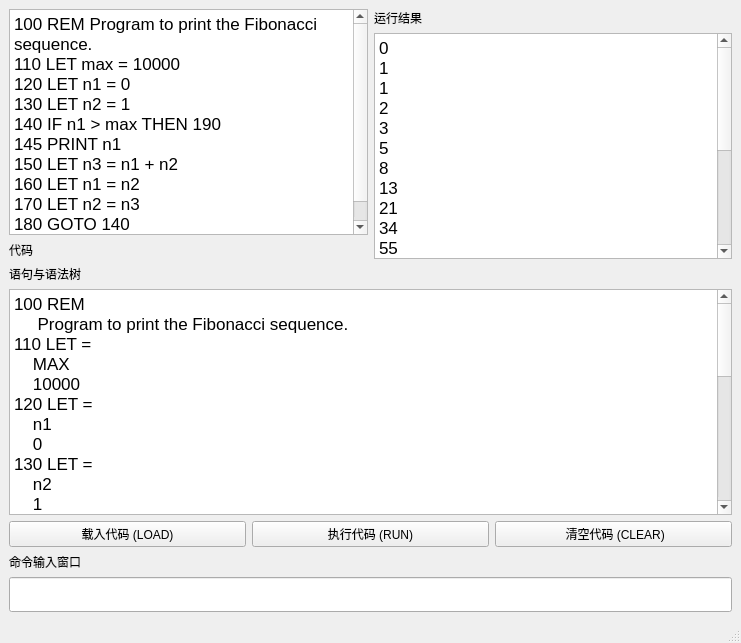
<?xml version="1.0" encoding="UTF-8"?>
<ui version="4.0">
 <class>MainWindow</class>
 <widget class="QMainWindow" name="MainWindow">
  <property name="geometry">
   <rect>
    <x>0</x>
    <y>0</y>
    <width>741</width>
    <height>643</height>
   </rect>
  </property>
  <property name="sizePolicy">
   <sizepolicy hsizetype="Preferred" vsizetype="Preferred">
    <horstretch>0</horstretch>
    <verstretch>0</verstretch>
   </sizepolicy>
  </property>
  <property name="windowTitle">
   <string>GuiBasic</string>
  </property>
  <widget class="QWidget" name="centralwidget">
   <property name="sizePolicy">
    <sizepolicy hsizetype="Expanding" vsizetype="Expanding">
     <horstretch>0</horstretch>
     <verstretch>0</verstretch>
    </sizepolicy>
   </property>
   <layout class="QHBoxLayout" name="horizontalLayout_3">
    <item>
     <layout class="QVBoxLayout" name="verticalLayout">
      <item>
       <layout class="QHBoxLayout" name="horizontalLayout">
        <item>
         <layout class="QVBoxLayout" name="verticalLayout_2">
          <item>
           <widget class="QTextBrowser" name="CodeDisplay">
            <property name="readOnly">
             <bool>true</bool>
            </property>
            <property name="html">
             <string>&lt;!DOCTYPE HTML PUBLIC &quot;-//W3C//DTD HTML 4.0//EN&quot; &quot;http://www.w3.org/TR/REC-html40/strict.dtd&quot;&gt;
&lt;html&gt;&lt;head&gt;&lt;meta name=&quot;qrichtext&quot; content=&quot;1&quot; /&gt;&lt;style type=&quot;text/css&quot;&gt;
p, li { white-space: pre-wrap; }
&lt;/style&gt;&lt;/head&gt;&lt;body style=&quot; font-family:'SimSun'; font-size:9pt; font-weight:400; font-style:normal;&quot;&gt;
&lt;p style=&quot; margin-top:0px; margin-bottom:0px; margin-left:0px; margin-right:0px; -qt-block-indent:0; text-indent:0px;&quot;&gt;&lt;span style=&quot; font-family:'.AppleSystemUIFont'; font-size:13pt;&quot;&gt;100 REM Program to print the Fibonacci sequence.&lt;/span&gt;&lt;/p&gt;
&lt;p style=&quot; margin-top:0px; margin-bottom:0px; margin-left:0px; margin-right:0px; -qt-block-indent:0; text-indent:0px;&quot;&gt;&lt;span style=&quot; font-family:'.AppleSystemUIFont'; font-size:13pt;&quot;&gt;110 LET max = 10000&lt;/span&gt;&lt;/p&gt;
&lt;p style=&quot; margin-top:0px; margin-bottom:0px; margin-left:0px; margin-right:0px; -qt-block-indent:0; text-indent:0px;&quot;&gt;&lt;span style=&quot; font-family:'.AppleSystemUIFont'; font-size:13pt;&quot;&gt;120 LET n1 = 0&lt;/span&gt;&lt;/p&gt;
&lt;p style=&quot; margin-top:0px; margin-bottom:0px; margin-left:0px; margin-right:0px; -qt-block-indent:0; text-indent:0px;&quot;&gt;&lt;span style=&quot; font-family:'.AppleSystemUIFont'; font-size:13pt;&quot;&gt;130 LET n2 = 1&lt;/span&gt;&lt;/p&gt;
&lt;p style=&quot; margin-top:0px; margin-bottom:0px; margin-left:0px; margin-right:0px; -qt-block-indent:0; text-indent:0px;&quot;&gt;&lt;span style=&quot; font-family:'.AppleSystemUIFont'; font-size:13pt;&quot;&gt;140 IF n1 &amp;gt; max THEN 190&lt;/span&gt;&lt;/p&gt;
&lt;p style=&quot; margin-top:0px; margin-bottom:0px; margin-left:0px; margin-right:0px; -qt-block-indent:0; text-indent:0px;&quot;&gt;&lt;span style=&quot; font-family:'.AppleSystemUIFont'; font-size:13pt;&quot;&gt;145 PRINT n1&lt;/span&gt;&lt;/p&gt;
&lt;p style=&quot; margin-top:0px; margin-bottom:0px; margin-left:0px; margin-right:0px; -qt-block-indent:0; text-indent:0px;&quot;&gt;&lt;span style=&quot; font-family:'.AppleSystemUIFont'; font-size:13pt;&quot;&gt;150 LET n3 = n1 + n2&lt;/span&gt;&lt;/p&gt;
&lt;p style=&quot; margin-top:0px; margin-bottom:0px; margin-left:0px; margin-right:0px; -qt-block-indent:0; text-indent:0px;&quot;&gt;&lt;span style=&quot; font-family:'.AppleSystemUIFont'; font-size:13pt;&quot;&gt;160 LET n1 = n2&lt;/span&gt;&lt;/p&gt;
&lt;p style=&quot; margin-top:0px; margin-bottom:0px; margin-left:0px; margin-right:0px; -qt-block-indent:0; text-indent:0px;&quot;&gt;&lt;span style=&quot; font-family:'.AppleSystemUIFont'; font-size:13pt;&quot;&gt;170 LET n2 = n3&lt;/span&gt;&lt;/p&gt;
&lt;p style=&quot; margin-top:0px; margin-bottom:0px; margin-left:0px; margin-right:0px; -qt-block-indent:0; text-indent:0px;&quot;&gt;&lt;span style=&quot; font-family:'.AppleSystemUIFont'; font-size:13pt;&quot;&gt;180 GOTO 140&lt;/span&gt;&lt;/p&gt;
&lt;p style=&quot; margin-top:0px; margin-bottom:0px; margin-left:0px; margin-right:0px; -qt-block-indent:0; text-indent:0px;&quot;&gt;&lt;span style=&quot; font-family:'.AppleSystemUIFont'; font-size:13pt;&quot;&gt;190 END&lt;/span&gt;&lt;/p&gt;&lt;/body&gt;&lt;/html&gt;</string>
            </property>
           </widget>
          </item>
          <item>
           <widget class="QLabel" name="label">
            <property name="text">
             <string>代码</string>
            </property>
           </widget>
          </item>
         </layout>
        </item>
        <item>
         <layout class="QVBoxLayout" name="verticalLayout_4">
          <item>
           <widget class="QLabel" name="label_3">
            <property name="text">
             <string>运行结果</string>
            </property>
           </widget>
          </item>
          <item>
           <widget class="QTextBrowser" name="textBrowser">
            <property name="html">
             <string>&lt;!DOCTYPE HTML PUBLIC &quot;-//W3C//DTD HTML 4.0//EN&quot; &quot;http://www.w3.org/TR/REC-html40/strict.dtd&quot;&gt;
&lt;html&gt;&lt;head&gt;&lt;meta name=&quot;qrichtext&quot; content=&quot;1&quot; /&gt;&lt;style type=&quot;text/css&quot;&gt;
p, li { white-space: pre-wrap; }
&lt;/style&gt;&lt;/head&gt;&lt;body style=&quot; font-family:'SimSun'; font-size:9pt; font-weight:400; font-style:normal;&quot;&gt;
&lt;p style=&quot; margin-top:0px; margin-bottom:0px; margin-left:0px; margin-right:0px; -qt-block-indent:0; text-indent:0px;&quot;&gt;&lt;span style=&quot; font-family:'.AppleSystemUIFont'; font-size:13pt;&quot;&gt;0&lt;/span&gt;&lt;/p&gt;
&lt;p style=&quot; margin-top:0px; margin-bottom:0px; margin-left:0px; margin-right:0px; -qt-block-indent:0; text-indent:0px;&quot;&gt;&lt;span style=&quot; font-family:'.AppleSystemUIFont'; font-size:13pt;&quot;&gt;1&lt;/span&gt;&lt;/p&gt;
&lt;p style=&quot; margin-top:0px; margin-bottom:0px; margin-left:0px; margin-right:0px; -qt-block-indent:0; text-indent:0px;&quot;&gt;&lt;span style=&quot; font-family:'.AppleSystemUIFont'; font-size:13pt;&quot;&gt;1&lt;/span&gt;&lt;/p&gt;
&lt;p style=&quot; margin-top:0px; margin-bottom:0px; margin-left:0px; margin-right:0px; -qt-block-indent:0; text-indent:0px;&quot;&gt;&lt;span style=&quot; font-family:'.AppleSystemUIFont'; font-size:13pt;&quot;&gt;2&lt;/span&gt;&lt;/p&gt;
&lt;p style=&quot; margin-top:0px; margin-bottom:0px; margin-left:0px; margin-right:0px; -qt-block-indent:0; text-indent:0px;&quot;&gt;&lt;span style=&quot; font-family:'.AppleSystemUIFont'; font-size:13pt;&quot;&gt;3&lt;/span&gt;&lt;/p&gt;
&lt;p style=&quot; margin-top:0px; margin-bottom:0px; margin-left:0px; margin-right:0px; -qt-block-indent:0; text-indent:0px;&quot;&gt;&lt;span style=&quot; font-family:'.AppleSystemUIFont'; font-size:13pt;&quot;&gt;5&lt;/span&gt;&lt;/p&gt;
&lt;p style=&quot; margin-top:0px; margin-bottom:0px; margin-left:0px; margin-right:0px; -qt-block-indent:0; text-indent:0px;&quot;&gt;&lt;span style=&quot; font-family:'.AppleSystemUIFont'; font-size:13pt;&quot;&gt;8&lt;/span&gt;&lt;/p&gt;
&lt;p style=&quot; margin-top:0px; margin-bottom:0px; margin-left:0px; margin-right:0px; -qt-block-indent:0; text-indent:0px;&quot;&gt;&lt;span style=&quot; font-family:'.AppleSystemUIFont'; font-size:13pt;&quot;&gt;13&lt;/span&gt;&lt;/p&gt;
&lt;p style=&quot; margin-top:0px; margin-bottom:0px; margin-left:0px; margin-right:0px; -qt-block-indent:0; text-indent:0px;&quot;&gt;&lt;span style=&quot; font-family:'.AppleSystemUIFont'; font-size:13pt;&quot;&gt;21&lt;/span&gt;&lt;/p&gt;
&lt;p style=&quot; margin-top:0px; margin-bottom:0px; margin-left:0px; margin-right:0px; -qt-block-indent:0; text-indent:0px;&quot;&gt;&lt;span style=&quot; font-family:'.AppleSystemUIFont'; font-size:13pt;&quot;&gt;34&lt;/span&gt;&lt;/p&gt;
&lt;p style=&quot; margin-top:0px; margin-bottom:0px; margin-left:0px; margin-right:0px; -qt-block-indent:0; text-indent:0px;&quot;&gt;&lt;span style=&quot; font-family:'.AppleSystemUIFont'; font-size:13pt;&quot;&gt;55&lt;/span&gt;&lt;/p&gt;
&lt;p style=&quot; margin-top:0px; margin-bottom:0px; margin-left:0px; margin-right:0px; -qt-block-indent:0; text-indent:0px;&quot;&gt;&lt;span style=&quot; font-family:'.AppleSystemUIFont'; font-size:13pt;&quot;&gt;89&lt;/span&gt;&lt;/p&gt;
&lt;p style=&quot; margin-top:0px; margin-bottom:0px; margin-left:0px; margin-right:0px; -qt-block-indent:0; text-indent:0px;&quot;&gt;&lt;span style=&quot; font-family:'.AppleSystemUIFont'; font-size:13pt;&quot;&gt;144&lt;/span&gt;&lt;/p&gt;
&lt;p style=&quot; margin-top:0px; margin-bottom:0px; margin-left:0px; margin-right:0px; -qt-block-indent:0; text-indent:0px;&quot;&gt;&lt;span style=&quot; font-family:'.AppleSystemUIFont'; font-size:13pt;&quot;&gt;233&lt;/span&gt;&lt;/p&gt;
&lt;p style=&quot; margin-top:0px; margin-bottom:0px; margin-left:0px; margin-right:0px; -qt-block-indent:0; text-indent:0px;&quot;&gt;&lt;span style=&quot; font-family:'.AppleSystemUIFont'; font-size:13pt;&quot;&gt;377&lt;/span&gt;&lt;/p&gt;
&lt;p style=&quot; margin-top:0px; margin-bottom:0px; margin-left:0px; margin-right:0px; -qt-block-indent:0; text-indent:0px;&quot;&gt;&lt;span style=&quot; font-family:'.AppleSystemUIFont'; font-size:13pt;&quot;&gt;610&lt;/span&gt;&lt;/p&gt;
&lt;p style=&quot; margin-top:0px; margin-bottom:0px; margin-left:0px; margin-right:0px; -qt-block-indent:0; text-indent:0px;&quot;&gt;&lt;span style=&quot; font-family:'.AppleSystemUIFont'; font-size:13pt;&quot;&gt;987&lt;/span&gt;&lt;/p&gt;
&lt;p style=&quot; margin-top:0px; margin-bottom:0px; margin-left:0px; margin-right:0px; -qt-block-indent:0; text-indent:0px;&quot;&gt;&lt;span style=&quot; font-family:'.AppleSystemUIFont'; font-size:13pt;&quot;&gt;1597&lt;/span&gt;&lt;/p&gt;
&lt;p style=&quot; margin-top:0px; margin-bottom:0px; margin-left:0px; margin-right:0px; -qt-block-indent:0; text-indent:0px;&quot;&gt;&lt;span style=&quot; font-family:'.AppleSystemUIFont'; font-size:13pt;&quot;&gt;2584&lt;/span&gt;&lt;/p&gt;
&lt;p style=&quot; margin-top:0px; margin-bottom:0px; margin-left:0px; margin-right:0px; -qt-block-indent:0; text-indent:0px;&quot;&gt;&lt;span style=&quot; font-family:'.AppleSystemUIFont'; font-size:13pt;&quot;&gt;4181&lt;/span&gt;&lt;/p&gt;
&lt;p style=&quot; margin-top:0px; margin-bottom:0px; margin-left:0px; margin-right:0px; -qt-block-indent:0; text-indent:0px;&quot;&gt;&lt;span style=&quot; font-family:'.AppleSystemUIFont'; font-size:13pt;&quot;&gt;6765&lt;/span&gt;&lt;/p&gt;&lt;/body&gt;&lt;/html&gt;</string>
            </property>
           </widget>
          </item>
         </layout>
        </item>
       </layout>
      </item>
      <item>
       <layout class="QVBoxLayout" name="verticalLayout_3">
        <item>
         <widget class="QLabel" name="label_2">
          <property name="text">
           <string>语句与语法树</string>
          </property>
         </widget>
        </item>
        <item>
         <widget class="QTextBrowser" name="treeDisplay">
          <property name="readOnly">
           <bool>true</bool>
          </property>
          <property name="html">
           <string>&lt;!DOCTYPE HTML PUBLIC &quot;-//W3C//DTD HTML 4.0//EN&quot; &quot;http://www.w3.org/TR/REC-html40/strict.dtd&quot;&gt;
&lt;html&gt;&lt;head&gt;&lt;meta name=&quot;qrichtext&quot; content=&quot;1&quot; /&gt;&lt;style type=&quot;text/css&quot;&gt;
p, li { white-space: pre-wrap; }
&lt;/style&gt;&lt;/head&gt;&lt;body style=&quot; font-family:'SimSun'; font-size:9pt; font-weight:400; font-style:normal;&quot;&gt;
&lt;p style=&quot; margin-top:0px; margin-bottom:0px; margin-left:0px; margin-right:0px; -qt-block-indent:0; text-indent:0px;&quot;&gt;&lt;span style=&quot; font-family:'.AppleSystemUIFont'; font-size:13pt;&quot;&gt;100 REM&lt;/span&gt;&lt;/p&gt;
&lt;p style=&quot; margin-top:0px; margin-bottom:0px; margin-left:0px; margin-right:0px; -qt-block-indent:0; text-indent:0px;&quot;&gt;&lt;span style=&quot; font-family:'.AppleSystemUIFont'; font-size:13pt;&quot;&gt;     Program to print the Fibonacci sequence.&lt;/span&gt;&lt;/p&gt;
&lt;p style=&quot; margin-top:0px; margin-bottom:0px; margin-left:0px; margin-right:0px; -qt-block-indent:0; text-indent:0px;&quot;&gt;&lt;span style=&quot; font-family:'.AppleSystemUIFont'; font-size:13pt;&quot;&gt;110 LET =&lt;/span&gt;&lt;/p&gt;
&lt;p style=&quot; margin-top:0px; margin-bottom:0px; margin-left:0px; margin-right:0px; -qt-block-indent:0; text-indent:0px;&quot;&gt;&lt;span style=&quot; font-family:'.AppleSystemUIFont'; font-size:13pt;&quot;&gt;    MAX&lt;/span&gt;&lt;/p&gt;
&lt;p style=&quot; margin-top:0px; margin-bottom:0px; margin-left:0px; margin-right:0px; -qt-block-indent:0; text-indent:0px;&quot;&gt;&lt;span style=&quot; font-family:'.AppleSystemUIFont'; font-size:13pt;&quot;&gt;    10000&lt;/span&gt;&lt;/p&gt;
&lt;p style=&quot; margin-top:0px; margin-bottom:0px; margin-left:0px; margin-right:0px; -qt-block-indent:0; text-indent:0px;&quot;&gt;&lt;span style=&quot; font-family:'.AppleSystemUIFont'; font-size:13pt;&quot;&gt;120 LET =&lt;/span&gt;&lt;/p&gt;
&lt;p style=&quot; margin-top:0px; margin-bottom:0px; margin-left:0px; margin-right:0px; -qt-block-indent:0; text-indent:0px;&quot;&gt;&lt;span style=&quot; font-family:'.AppleSystemUIFont'; font-size:13pt;&quot;&gt;    n1&lt;/span&gt;&lt;/p&gt;
&lt;p style=&quot; margin-top:0px; margin-bottom:0px; margin-left:0px; margin-right:0px; -qt-block-indent:0; text-indent:0px;&quot;&gt;&lt;span style=&quot; font-family:'.AppleSystemUIFont'; font-size:13pt;&quot;&gt;    0&lt;/span&gt;&lt;/p&gt;
&lt;p style=&quot; margin-top:0px; margin-bottom:0px; margin-left:0px; margin-right:0px; -qt-block-indent:0; text-indent:0px;&quot;&gt;&lt;span style=&quot; font-family:'.AppleSystemUIFont'; font-size:13pt;&quot;&gt;130 LET =&lt;/span&gt;&lt;/p&gt;
&lt;p style=&quot; margin-top:0px; margin-bottom:0px; margin-left:0px; margin-right:0px; -qt-block-indent:0; text-indent:0px;&quot;&gt;&lt;span style=&quot; font-family:'.AppleSystemUIFont'; font-size:13pt;&quot;&gt;    n2&lt;/span&gt;&lt;/p&gt;
&lt;p style=&quot; margin-top:0px; margin-bottom:0px; margin-left:0px; margin-right:0px; -qt-block-indent:0; text-indent:0px;&quot;&gt;&lt;span style=&quot; font-family:'.AppleSystemUIFont'; font-size:13pt;&quot;&gt;    1&lt;/span&gt;&lt;/p&gt;
&lt;p style=&quot; margin-top:0px; margin-bottom:0px; margin-left:0px; margin-right:0px; -qt-block-indent:0; text-indent:0px;&quot;&gt;&lt;span style=&quot; font-family:'.AppleSystemUIFont'; font-size:13pt;&quot;&gt;140 IF THEN&lt;/span&gt;&lt;/p&gt;
&lt;p style=&quot; margin-top:0px; margin-bottom:0px; margin-left:0px; margin-right:0px; -qt-block-indent:0; text-indent:0px;&quot;&gt;&lt;span style=&quot; font-family:'.AppleSystemUIFont'; font-size:13pt;&quot;&gt;    Exp &amp;gt;&lt;/span&gt;&lt;/p&gt;
&lt;p style=&quot; margin-top:0px; margin-bottom:0px; margin-left:0px; margin-right:0px; -qt-block-indent:0; text-indent:0px;&quot;&gt;&lt;span style=&quot; font-family:'.AppleSystemUIFont'; font-size:13pt;&quot;&gt;        n1&lt;/span&gt;&lt;/p&gt;
&lt;p style=&quot; margin-top:0px; margin-bottom:0px; margin-left:0px; margin-right:0px; -qt-block-indent:0; text-indent:0px;&quot;&gt;&lt;span style=&quot; font-family:'.AppleSystemUIFont'; font-size:13pt;&quot;&gt;        max&lt;/span&gt;&lt;/p&gt;
&lt;p style=&quot; margin-top:0px; margin-bottom:0px; margin-left:0px; margin-right:0px; -qt-block-indent:0; text-indent:0px;&quot;&gt;&lt;span style=&quot; font-family:'.AppleSystemUIFont'; font-size:13pt;&quot;&gt;    190&lt;/span&gt;&lt;/p&gt;
&lt;p style=&quot; margin-top:0px; margin-bottom:0px; margin-left:0px; margin-right:0px; -qt-block-indent:0; text-indent:0px;&quot;&gt;&lt;span style=&quot; font-family:'.AppleSystemUIFont'; font-size:13pt;&quot;&gt;150 LET =&lt;/span&gt;&lt;/p&gt;
&lt;p style=&quot; margin-top:0px; margin-bottom:0px; margin-left:0px; margin-right:0px; -qt-block-indent:0; text-indent:0px;&quot;&gt;&lt;span style=&quot; font-family:'.AppleSystemUIFont'; font-size:13pt;&quot;&gt;    n3&lt;/span&gt;&lt;/p&gt;
&lt;p style=&quot; margin-top:0px; margin-bottom:0px; margin-left:0px; margin-right:0px; -qt-block-indent:0; text-indent:0px;&quot;&gt;&lt;span style=&quot; font-family:'.AppleSystemUIFont'; font-size:13pt;&quot;&gt;    Exp +&lt;/span&gt;&lt;/p&gt;
&lt;p style=&quot; margin-top:0px; margin-bottom:0px; margin-left:0px; margin-right:0px; -qt-block-indent:0; text-indent:0px;&quot;&gt;&lt;span style=&quot; font-family:'.AppleSystemUIFont'; font-size:13pt;&quot;&gt;        n1&lt;/span&gt;&lt;/p&gt;
&lt;p style=&quot; margin-top:0px; margin-bottom:0px; margin-left:0px; margin-right:0px; -qt-block-indent:0; text-indent:0px;&quot;&gt;&lt;span style=&quot; font-family:'.AppleSystemUIFont'; font-size:13pt;&quot;&gt;        n2&lt;/span&gt;&lt;/p&gt;
&lt;p style=&quot; margin-top:0px; margin-bottom:0px; margin-left:0px; margin-right:0px; -qt-block-indent:0; text-indent:0px;&quot;&gt;&lt;span style=&quot; font-family:'.AppleSystemUIFont'; font-size:13pt;&quot;&gt;160 LET =&lt;/span&gt;&lt;/p&gt;
&lt;p style=&quot; margin-top:0px; margin-bottom:0px; margin-left:0px; margin-right:0px; -qt-block-indent:0; text-indent:0px;&quot;&gt;&lt;span style=&quot; font-family:'.AppleSystemUIFont'; font-size:13pt;&quot;&gt;    n1&lt;/span&gt;&lt;/p&gt;
&lt;p style=&quot; margin-top:0px; margin-bottom:0px; margin-left:0px; margin-right:0px; -qt-block-indent:0; text-indent:0px;&quot;&gt;&lt;span style=&quot; font-family:'.AppleSystemUIFont'; font-size:13pt;&quot;&gt;    n2&lt;/span&gt;&lt;/p&gt;
&lt;p style=&quot; margin-top:0px; margin-bottom:0px; margin-left:0px; margin-right:0px; -qt-block-indent:0; text-indent:0px;&quot;&gt;&lt;span style=&quot; font-family:'.AppleSystemUIFont'; font-size:13pt;&quot;&gt;170 LET =&lt;/span&gt;&lt;/p&gt;
&lt;p style=&quot; margin-top:0px; margin-bottom:0px; margin-left:0px; margin-right:0px; -qt-block-indent:0; text-indent:0px;&quot;&gt;&lt;span style=&quot; font-family:'.AppleSystemUIFont'; font-size:13pt;&quot;&gt;    n2&lt;/span&gt;&lt;/p&gt;
&lt;p style=&quot; margin-top:0px; margin-bottom:0px; margin-left:0px; margin-right:0px; -qt-block-indent:0; text-indent:0px;&quot;&gt;&lt;span style=&quot; font-family:'.AppleSystemUIFont'; font-size:13pt;&quot;&gt;    n3&lt;/span&gt;&lt;/p&gt;
&lt;p style=&quot; margin-top:0px; margin-bottom:0px; margin-left:0px; margin-right:0px; -qt-block-indent:0; text-indent:0px;&quot;&gt;&lt;span style=&quot; font-family:'.AppleSystemUIFont'; font-size:13pt;&quot;&gt;180 GOTO&lt;/span&gt;&lt;/p&gt;
&lt;p style=&quot; margin-top:0px; margin-bottom:0px; margin-left:0px; margin-right:0px; -qt-block-indent:0; text-indent:0px;&quot;&gt;&lt;span style=&quot; font-family:'.AppleSystemUIFont'; font-size:13pt;&quot;&gt;    140&lt;/span&gt;&lt;/p&gt;
&lt;p style=&quot; margin-top:0px; margin-bottom:0px; margin-left:0px; margin-right:0px; -qt-block-indent:0; text-indent:0px;&quot;&gt;&lt;span style=&quot; font-family:'.AppleSystemUIFont'; font-size:13pt;&quot;&gt;190 END&lt;/span&gt;&lt;/p&gt;&lt;/body&gt;&lt;/html&gt;</string>
          </property>
         </widget>
        </item>
       </layout>
      </item>
      <item>
       <layout class="QHBoxLayout" name="horizontalLayout_2">
        <item>
         <widget class="QPushButton" name="btnLoadCode">
          <property name="text">
           <string>载入代码 (LOAD)</string>
          </property>
         </widget>
        </item>
        <item>
         <widget class="QPushButton" name="btnRunCode">
          <property name="text">
           <string>执行代码 (RUN)</string>
          </property>
         </widget>
        </item>
        <item>
         <widget class="QPushButton" name="btnClearCode">
          <property name="text">
           <string> 清空代码 (CLEAR)</string>
          </property>
         </widget>
        </item>
       </layout>
      </item>
      <item>
       <layout class="QVBoxLayout" name="verticalLayout_5">
        <item>
         <widget class="QLabel" name="label_4">
          <property name="text">
           <string>命令输入窗口</string>
          </property>
         </widget>
        </item>
        <item>
         <widget class="QLineEdit" name="cmdLineEdit">
          <property name="minimumSize">
           <size>
            <width>0</width>
            <height>35</height>
           </size>
          </property>
          <property name="sizeIncrement">
           <size>
            <width>0</width>
            <height>20</height>
           </size>
          </property>
          <property name="font">
           <font>
            <pointsize>16</pointsize>
           </font>
          </property>
         </widget>
        </item>
       </layout>
      </item>
     </layout>
    </item>
   </layout>
  </widget>
  <widget class="QMenuBar" name="menubar">
   <property name="geometry">
    <rect>
     <x>0</x>
     <y>0</y>
     <width>741</width>
     <height>26</height>
    </rect>
   </property>
  </widget>
  <widget class="QStatusBar" name="statusbar"/>
 </widget>
 <resources/>
 <connections/>
</ui>
